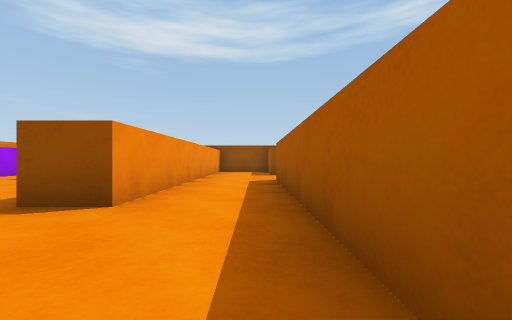
view 1 (above)

21 first-person views from a walk through a Unity game level. The camera is 0.49 m above the floor, looks level and sees 90° across. The floor is counted in squares, 1 m on a side. Each view is taken from the middle of a square. On the plan, view 1 faces up. The plan holds only what a view shows up to about 9 squares ahead; the rest is blank. The player character is not drawn.

view 2
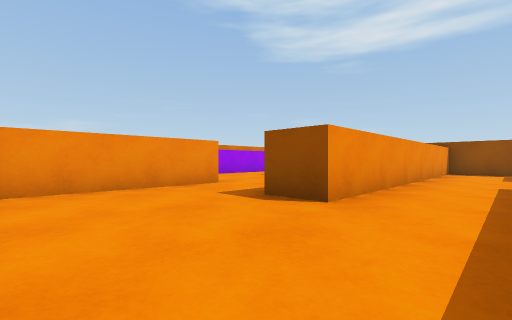

view 3
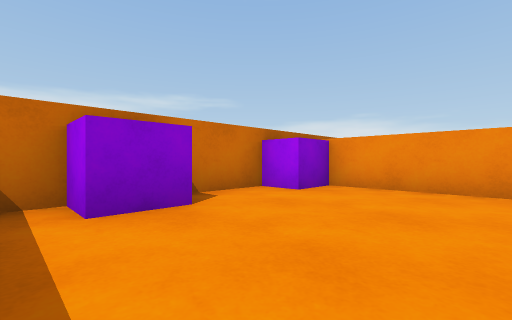

view 4
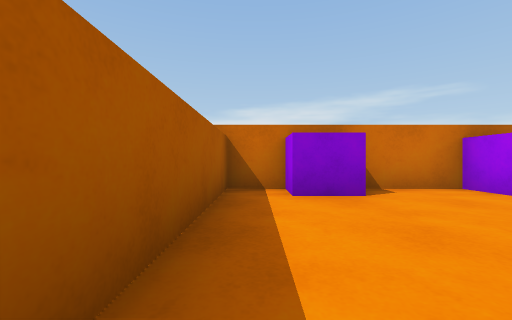

view 5
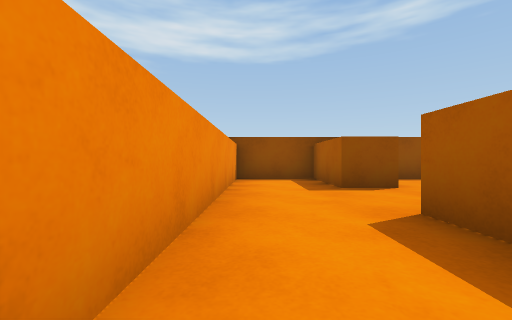

view 6
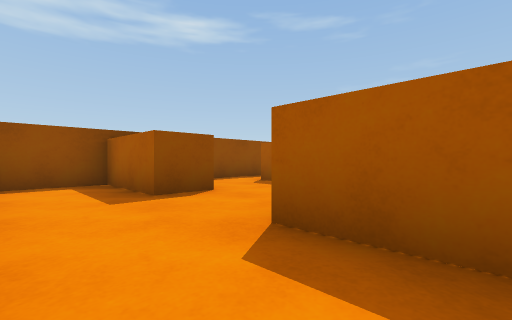

view 7
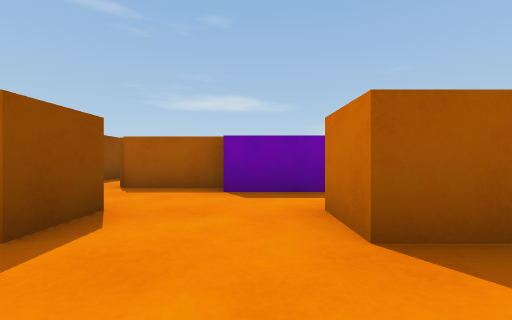

view 8
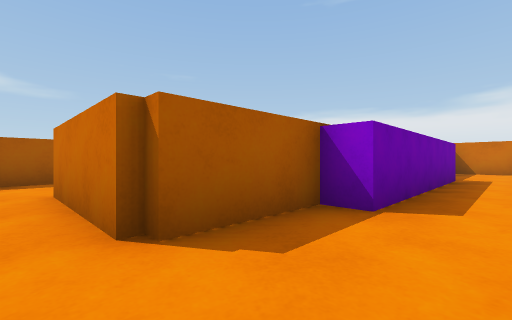

view 9
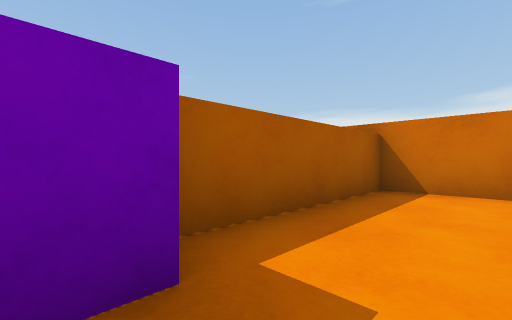

view 10
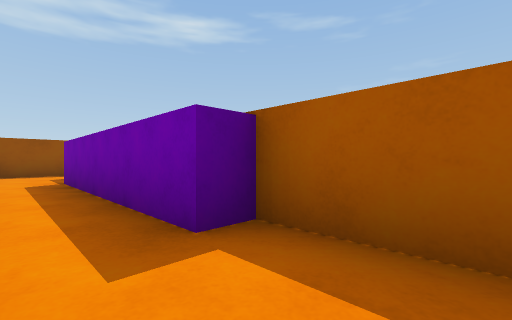

view 11
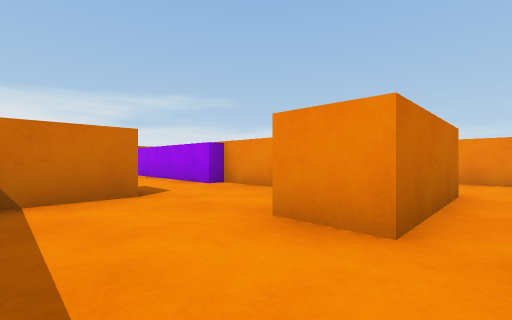

view 12
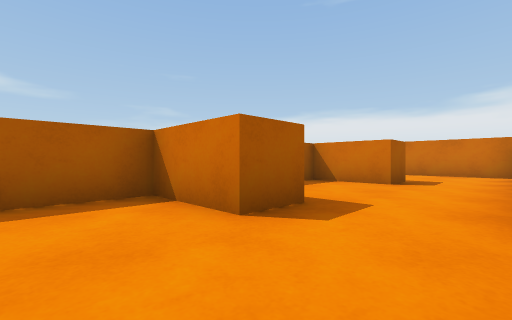

view 13
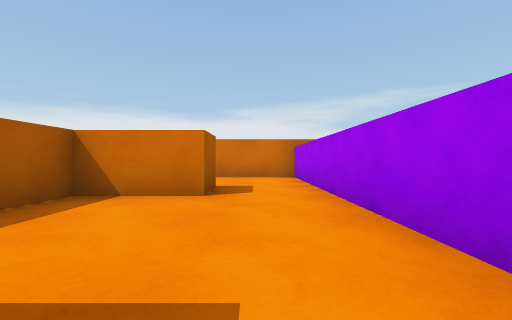

view 14
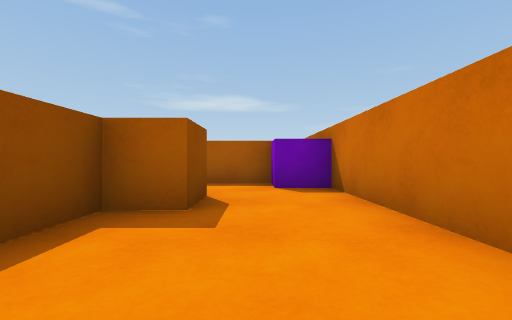

view 15
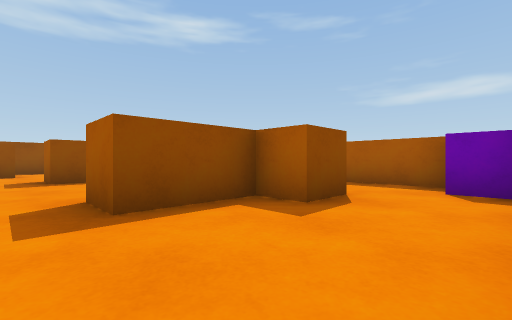

view 16
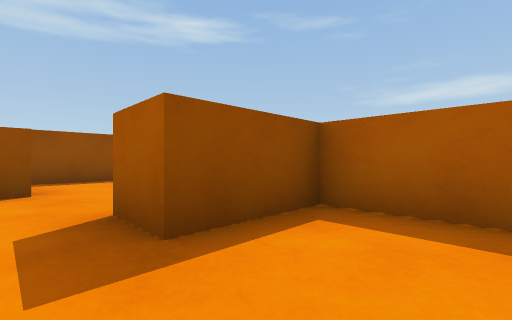

view 17
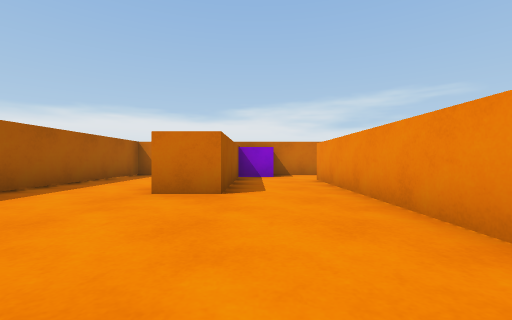

view 18
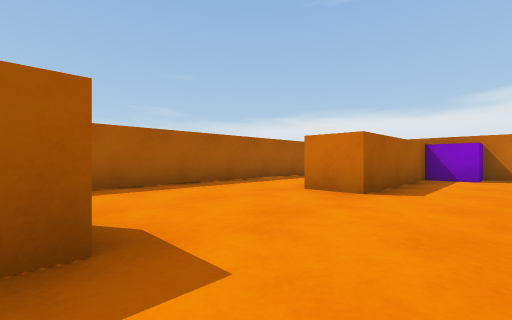

view 19
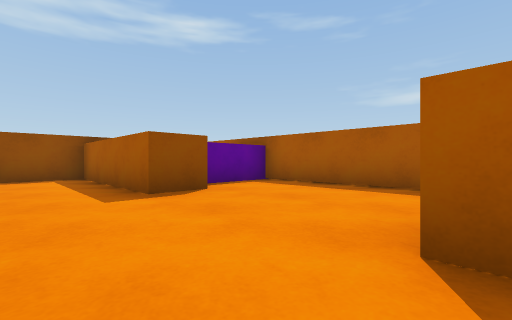

view 20
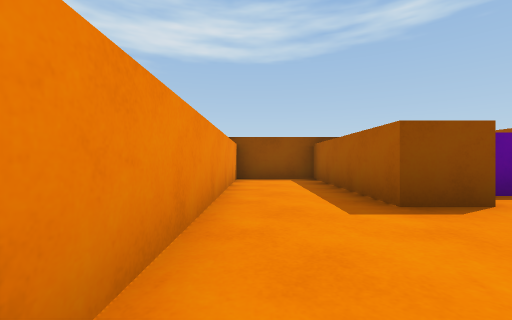

view 21
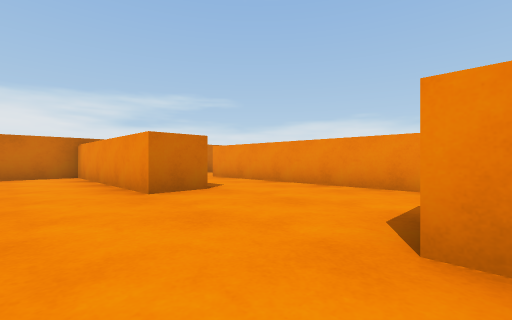

### Floor plan
Points are (right, up) in squares from view 1. A wall is a line through its corners. A room is listed if a view was taken in it or the views show most of it. See-through windows are left out.
Room 1 (views 1, 2, 3, 4, 5, 6, 7)
walls: (-4.5, 2.4) (-4.5, -0.5); (-3.5, -1.3) (0.5, -1.3) (0.5, 6.3) (1.5, 6.3); (1.5, 8.5) (0.5, 8.5) (0.5, 10.6) (-1.5, 10.6) (-1.5, 2.7) (-2.5, 2.7)
ways out: opening at (1, 7.5) to room 3; opening at (-3.5, 3)
objects: purple cube (-4, -1); purple cube (-1, -1)
Room 2 (view 8)
walls: (1.5, 10) (1.5, 9.2); (4.5, 10.6) (2, 10.6); (3.5, 8.4) (3.5, 9.4)
ways out: opening at (2.5, 9) to room 3; opening at (4, 10) to room 4
Room 3 (views 9, 10)
walls: (2, -1.3) (3.5, -1.3) (3.5, 2.5) (2.9, 2.5) (2.9, 7.5) (3.5, 7.5) (3.5, 8.4)
ways out: opening at (1, 7.5) to room 1; opening at (2.5, 9) to room 2
Room 4 (views 11, 12, 13, 14, 15, 16)
walls: (4.5, 7) (4.5, 5.5) (4.9, 5.5) (4.9, -1.3) (9.5, -1.3); (9.5, 0.7) (8.5, 0.7) (8.5, 10); (7.9, 10.6) (4.5, 10.6)
ways out: opening at (4, 10) to room 2; opening at (9, -0.5) to room 5
objects: orange block (5, 9) to (6, 9); orange block (7, 2) to (8, 2); orange block (7, 6) to (8, 6)
Room 5 (views 17, 18, 19, 20, 21)
walls: (12.6, 6.7) (11.5, 6.7) (11.5, 10.6) (9.5, 10.6) (9.5, 0.7); (11.5, -0.4) (11.5, 3.3) (12.5, 3.3) (12.5, -1.3) (14.8, -1.3) (14.8, 7.5) (13, 7.5); (9.5, -1.3) (10.5, -1.3)
ways out: opening at (9, -0.5) to room 4
objects: purple cube (11, -1)

Positions as (right, up) in squares from view 1, and headings:
1: (0, 0), facing up
2: (0, 0), facing up-left
3: (0, 2), facing down-left
4: (0, 3), facing down
5: (-1, 4), facing up
6: (-1, 5), facing up-right
7: (-1, 7), facing right
8: (2, 10), facing down-right
9: (2, 3), facing down-right
10: (2, 1), facing up-right
11: (8, 10), facing down-left
12: (5, 8), facing down-right
13: (6, 6), facing down
14: (6, 0), facing right
15: (6, -1), facing up-right
16: (6, 4), facing up-right
17: (11, 7), facing down
18: (10, 7), facing down-right
19: (10, 3), facing up-right
20: (10, 4), facing up
21: (14, 7), facing down-left
